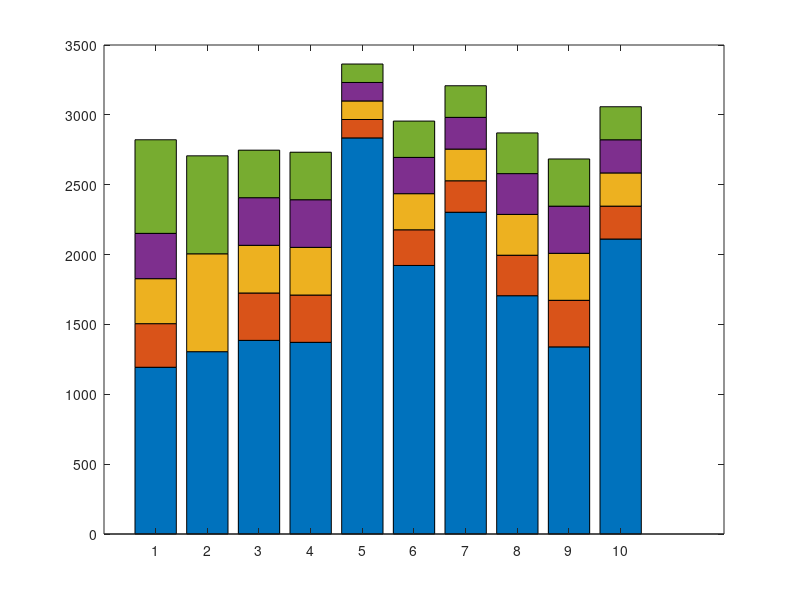

Write MATLAB code to recreate this figure. (Note: this script raises an error after producing the figure.)
% Clear workspace
clc;
clear;
close all;

% --- DATA DEFINITION ---
% Rows: Logic types (EAL1 to EAL9 + PAL)
% Columns: Bit Widths (4-bit, 5-bit, 6-bit, 7-bit, 8-bit)
SP_Values = [
    2821.740, 2151.792, 1827.585, 1505.585, 1193.454;   % EAL1
    2706.819, 0.0,      2005.642, 0.0,      1305.074;   % EAL2
    2747.262, 2407.259, 2066.307, 1725.002, 1385.961;   % EAL3
    2732.585, 2392.582, 2051.630, 1710.325, 1371.824;   % EAL4
    3363.841, 3231.841, 3099.630, 2966.834, 2835.141;   % EAL5
    2955.500, 2695.500, 2435.966, 2177.492, 1922.093;   % EAL6
    3208.412, 2982.026, 2755.057, 2528.298, 2302.996;   % EAL7
    2870.706, 2579.604, 2287.563, 1995.469, 1705.639;   % EAL8
    2684.253, 2346.548, 2009.107, 1672.724, 1339.417;   % EAL9
    3058.122, 2821.740, 2584.407, 2346.723, 2111.302    % PAL
];

logicNames = {'EAL1', 'EAL2', 'EAL3', 'EAL4', 'EAL5', 'EAL6', 'EAL7', 'EAL8', 'EAL9', 'PAL'};

% --- DATA PROCESSING (INCREMENTAL LOGIC) ---
% 1. Reverse Columns: 8-bit (Smallest/Bottom) -> 4-bit (Largest/Top)
Filled_Values = fliplr(SP_Values);

% 2. Fill missing 0 values (Gap Filling)
for i = 1:size(Filled_Values, 1)
    for j = 2:size(Filled_Values, 2)
        if Filled_Values(i, j) == 0
            Filled_Values(i, j) = Filled_Values(i, j-1);
        end
    end
end

% 3. Calculate Incremental Differences
%    (Next Layer - Previous Layer)
Plot_Data = zeros(size(Filled_Values));
Plot_Data(:, 1) = Filled_Values(:, 1); % Base (8-bit)
for j = 2:size(Filled_Values, 2)
    diff = Filled_Values(:, j) - Filled_Values(:, j-1);
    % Clamp negative differences to 0 to prevent graph errors
    Plot_Data(:, j) = max(diff, 0); 
end

% --- PLOTTING ---
figure('Position', [100, 100, 1400, 800], 'Color', 'w'); 

x = 1:size(Plot_Data, 1);
b = bar(x, Plot_Data, 'stacked');

% --- STYLING ---
barWidth = 0.5; 
for i = 1:length(b)
    b(i).BarWidth = barWidth;
end

% --- COLORS (Stack Order) ---
% 1 (Bottom): 8-bit (Green) ... 5 (Top): 4-bit (Blue)
customColors = [
    0.47, 0.67, 0.19;  % 1: 8-bit (Green) - BOTTOM
    0.49, 0.18, 0.56;  % 2: 7-bit (Purple)
    0.93, 0.69, 0.13;  % 3: 6-bit (Yellow)
    0.85, 0.33, 0.10;  % 4: 5-bit (Orange)
    0.00, 0.45, 0.74   % 5: 4-bit (Blue)  - TOP
];

for i = 1:length(b)
    b(i).FaceColor = customColors(i,:);
end

% --- AXES SETTINGS ---
% Calculate Max Y based on Filled_Values (Total Height)
max_y = max(max(Filled_Values));

% Increase Y-limit to create empty space at top-left for the legend
ylim([0, max_y * 1.35]); 

set(gca, 'XTick', x);
set(gca, 'XTickLabel', logicNames);
set(gca, 'FontSize', 11);
set(gca, 'XColor', 'k', 'YColor', 'k'); 
set(gca, 'Color', 'w');                 

xlabel('Approximation Logic', 'FontSize', 12, 'FontWeight', 'bold', 'Color', 'k');
ylabel('Switching Power (nW)', 'FontSize', 12, 'FontWeight', 'bold', 'Color', 'k');
title('Switching Power', 'FontSize', 14, 'FontWeight', 'bold', 'Color', 'k');

% --- REMOVE GRID ---
grid off;

% --- PROFESSIONAL COMPACT LEGEND BOX ---
legend_rows = {'4-bit', '5-bit', '6-bit', '7-bit', '8-bit'};

% Legend Coordinates (Top-Left Area)
box_x = 0.6;                 
box_y = max_y * 1.32;        
box_w = 2.9;                 % Wide enough to fit everything
box_h = max_y * 0.22;        

% Draw Boundary
rectangle('Position', [box_x, box_y - box_h, box_w, box_h], ...
    'EdgeColor', 'k', 'LineWidth', 0.8, 'FaceColor', 'none'); 

% Spacing
start_x = box_x + 0.1;        
start_y = box_y - (max_y * 0.025);         
row_spacing = max_y * 0.04;   
patch_width = 0.25;            
patch_height = max_y * 0.02;  
gap_small = 0.05;              
label_offset = 0.6;           

% Draw Legend Items
for k = 1:5
    current_y = start_y - ((k-1) * row_spacing);
    current_x = start_x;
    
    % Label
    text(current_x, current_y, [legend_rows{k} ':'], ...
        'FontSize', 7, 'FontWeight', 'bold', 'Color', 'k', ...
        'VerticalAlignment', 'middle', 'HorizontalAlignment', 'left');
    
    current_x = current_x + label_offset;
    
    % Open Bracket
    text(current_x, current_y, '(', ...
        'FontSize', 7, 'FontWeight', 'bold', 'Color', 'k', ...
        'VerticalAlignment', 'middle', 'HorizontalAlignment', 'center');
    
    current_x = current_x + 0.1;
    
    % Draw Patches
    layers_to_draw = 6 - k; 
    
    for layer = 1:layers_to_draw
        rectangle('Position', [current_x, current_y - (patch_height/2), patch_width, patch_height], ...
            'FaceColor', customColors(layer, :), ...
            'EdgeColor', 'k', 'LineWidth', 0.5);
        
        current_x = current_x + patch_width + gap_small;
        
        % '+' Sign
        if layer < layers_to_draw
             text(current_x, current_y, '+', ...
                'FontSize', 6, 'FontWeight', 'bold', 'Color', 'k', ...
                'VerticalAlignment', 'middle', 'HorizontalAlignment', 'center');
             current_x = current_x + gap_small + 0.05;
        end
    end
    
    % Closing Bracket
    text(current_x + 0.05, current_y, ')', ...
        'FontSize', 7, 'FontWeight', 'bold', 'Color', 'k', ...
        'VerticalAlignment', 'middle', 'HorizontalAlignment', 'left');
end

% --- ADDING TEXT LABELS ---
original_flipped = fliplr(SP_Values);
cumulative_stack = cumsum(Plot_Data, 2); 

for i = 1:size(Plot_Data, 1) % Rows
    for j = 1:size(Plot_Data, 2) % Columns
        
        val_original = original_flipped(i, j);
        val_position = cumulative_stack(i, j); 
        
        if val_original > 0
            % Text at the TOP BOUNDARY
            y_pos = val_position;
            x_pos = i + (barWidth / 2) + 0.02; 
            
            % Using %.2f for decimals
            txt_str = sprintf('%.2f', val_original);
            
            text(x_pos, y_pos, txt_str, ...
                'FontSize', 6, ...           
                'Color', 'r', ...            
                'FontWeight', 'bold', ...
                'HorizontalAlignment', 'left', ...
                'VerticalAlignment', 'middle'); 
        end
    end
end
